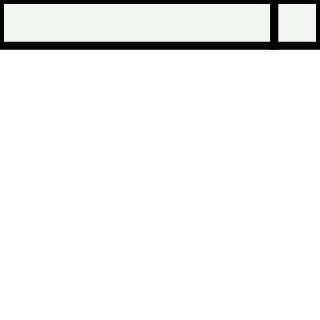
Frame 1 (no input)
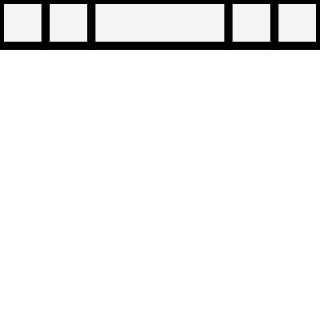
Frame 2 (the mouse pressed at the canvas centre, redrawn once)

The p5.js sketch that drew these frames (run headless with seeded random() and noise() and a simulated clock; the mouse was pressed at the canvas centre and the sketch redrawn once):

// p5.js sketch
// ── sketch.js
/*
- 随机在x或y轴上做切线，分割矩形
- 在已知的矩形上继续分割
- 随机的赋予所有矩形以颜色
*/
//方格jason对象
var squares;
//递归次数
var step;
var white = '#F2F5F1';
var colors = ['#D40920', '#1356A2', '#F7D842'];


function setup() {
	var dpr = window.devicePixelRatio;
	createCanvas(320*dpr, 320*dpr);
	squares = [{
		x: 0,
		y: 0,
		w: width,
		h: height
	}];

	step = width / 7;
}

function splitOnY(square, splitAt) {
	var squareA = {
		x: square.x,
		y: square.y,
		w: square.w,
		h: square.h - (square.h - splitAt + square.y)
	};

	var squareB = {
		x: square.x,
		y: splitAt,
		w: square.w,
		H: square.h - splitAt + square.y
	};

	squares.push(squareA); //在数组末尾加上squareA
	squares.push(squareB); //在数组末尾加上squareB

}

function splitOnX(square, splitAt) {
	var squareA = {
		x: square.x,
		y: square.y,
		h: square.h,
		w: square.w - (square.w - splitAt + square.x)
	};

	var squareB = {
		x: splitAt,
		y: square.y,
		h: square.h,
		w: square.w - splitAt + square.x
	};

	squares.push(squareA); //在数组末尾加上squareA
	squares.push(squareB); //在数组末尾加上squareB
}


//切分函数
function splitSquaresWidth(coordinates) {
	// const {		x, y	} = coordinates;
var c = {
	x:0,
	y:0
}
c = coordinates;

	for (var i = squares.length-1 ; i >= 0; i--) {
		var square = squares[i];
		//x
		if (c.x && c.x > square.x && c.x < square.x + square.w) {
			if (random(1) > 0.5) {
				squares.splice(i, 1); //删除一个方格信息
				splitOnX(square, c.x); //在x轴新增分叉点
			}
		}
		//y
		if(c.y && c.y > square.y && c.y < square.y + square.h) {
		// if (random(1) > 0.5) {
			squares.splice(i, 1);
			splitOnY(square, c.y);
		}
	// }
}
}

function run() {
	//随机分配颜色
	for (var i = 0; i < colors.length; i++) {
		squares[floor(random(1)) * squares.length].color = colors[i];
		// squares[i].color = colors[i];
		// print(squares[i].color);
	}
	//绘制
	for (var i = 0; i < squares.length; i++) {
		if (squares[i].color) {
			fill(squares[i].color);
			// fill(colors[i]);

		} else {
			fill(white);
		}
		strokeWeight(8);
		rect(squares[i].x, squares[i].y, squares[i].w, squares[i].h);

	}
}


function draw() {
	for (var i = 0; i < width; i += step) {
		splitSquaresWidth({
			y: i
		});
		splitSquaresWidth({
			x: i
		});
	}
	run();
	// print(squares.length,"color: ",squares.color);
	noLoop();
}
